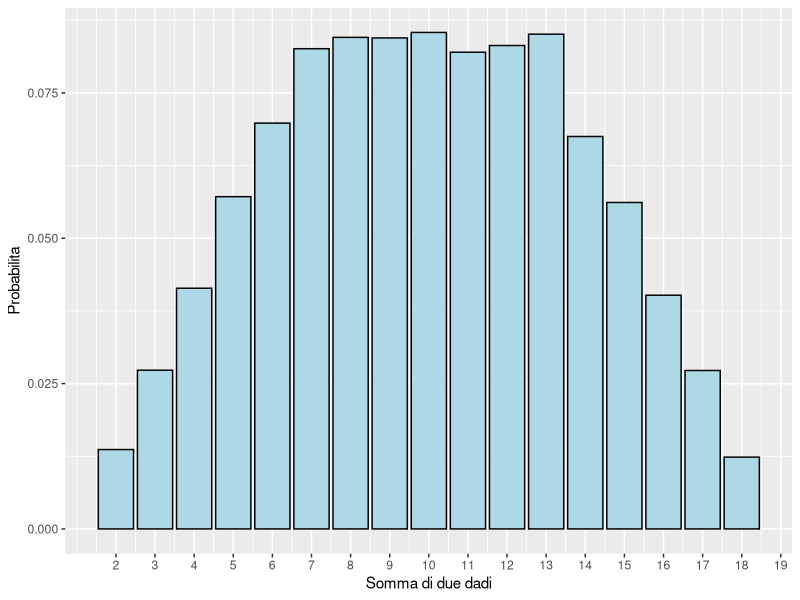

Generate this figure with R:
library(ggplot2)

#lancio di due dadi (frequentista)
dado_1 <- c(1,2,3,4,5,6)
dado_2 <- c(1:12) # dodici facce

expand.grid(dado_1,dado_2) #possibili combinazioni

lanci <- function(x,y,n) {
  var_cas <- sample(x,n,replace=TRUE) + sample(y,n,replace=TRUE)
}
  
esperimento <- lanci(dado_1, dado_2, 20000)

ggplot()+
  geom_histogram(aes(x=esperimento,
                     y=stat(count/sum(count))),
                 stat="count",
                 col="black",
                 fill="lightblue")+
  scale_x_continuous(breaks=seq(2,50,1))+
  labs(x="Somma di due dadi",y="Probabilita")